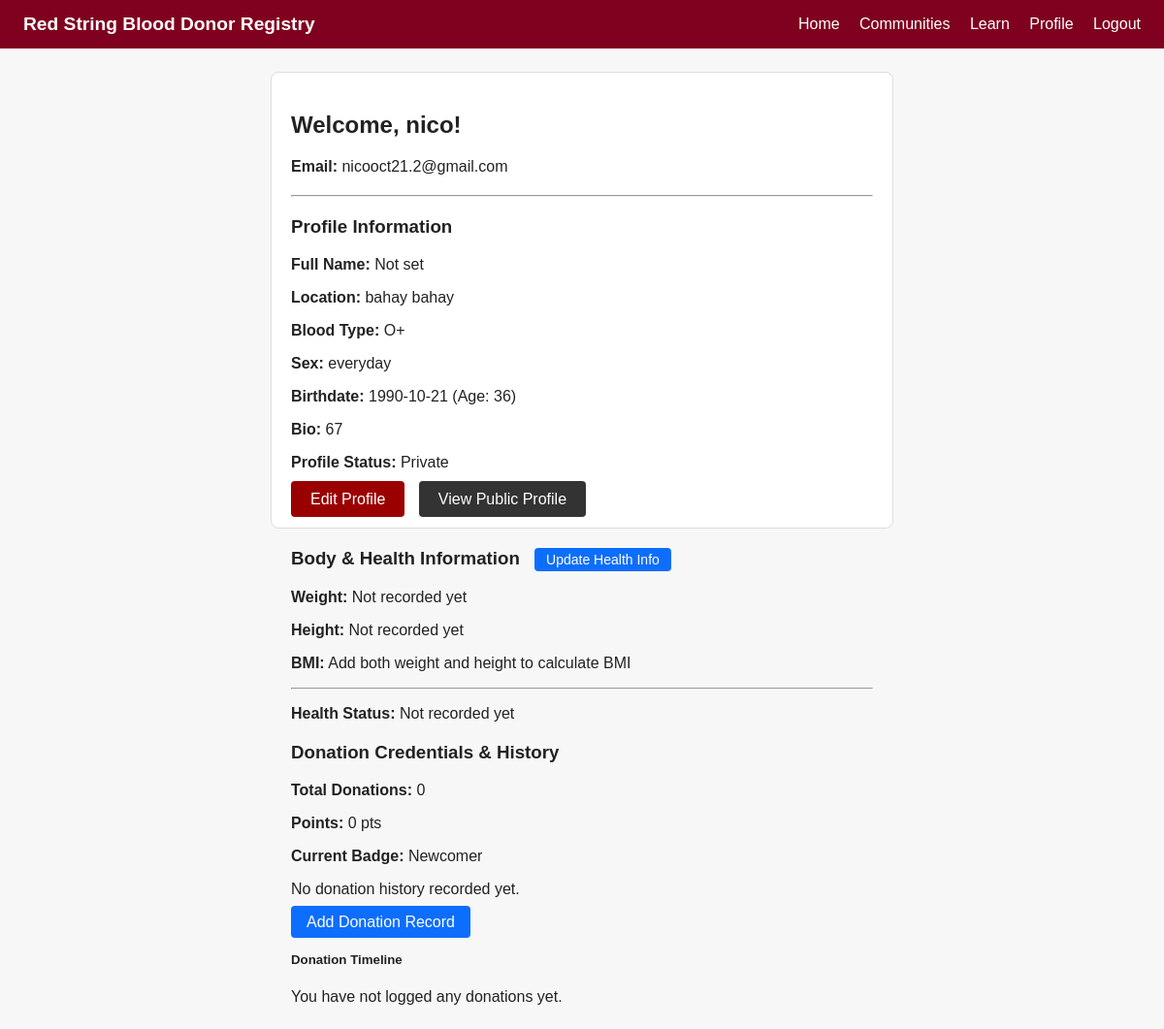
Page /profile (signed in) on the earlier database version.
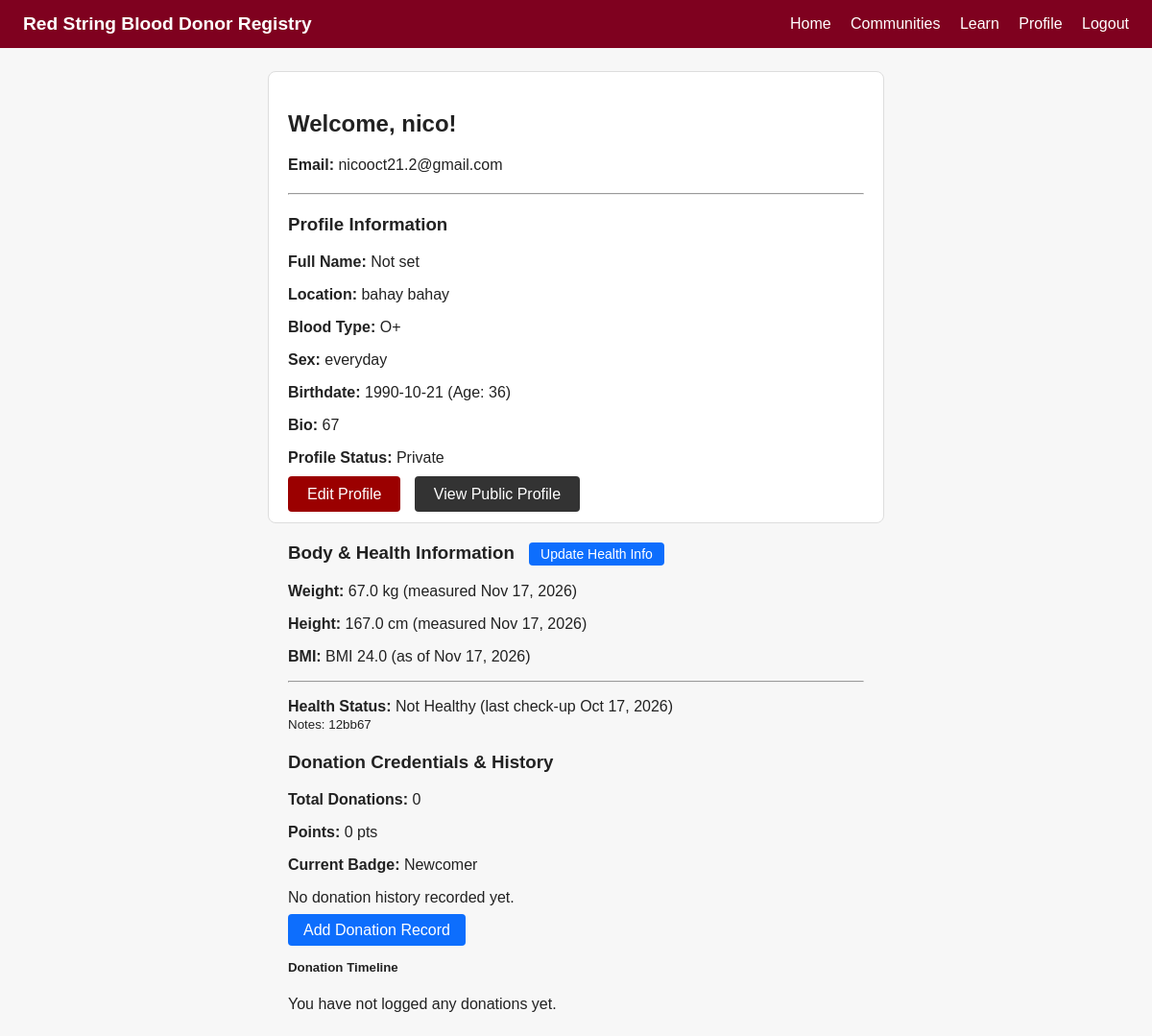
Same page on the later database version.
### models.py (models this page shows)
class User(UserMixin, db.Model):
    id = db.Column(db.Integer, primary_key=True)
    username = db.Column(db.String(50), unique=True, nullable=False)
    email = db.Column(db.String(120), unique=True, nullable=False)
    password_hash = db.Column(db.String(200), nullable=False)
    created_at = db.Column(db.DateTime, default=datetime.utcnow)
    profile = db.relationship("Profile", backref="user", uselist=False, cascade="all, delete-orphan")
    donations = db.relationship("Donation", backref="user", lazy=True)
    measurements = db.relationship("Measurement", backref="user", lazy=True)
    health_statuses = db.relationship("HealthStatus", backref="user", lazy=True)

class Profile(db.Model):
    id = db.Column(db.Integer, primary_key=True)
    user_id = db.Column(db.Integer, db.ForeignKey("user.id"), nullable=False)
    full_name = db.Column(db.String(100))
    location = db.Column(db.String(100))
    sex = db.Column(db.String(20))
    birthdate = db.Column(db.Date)
    blood_type = db.Column(db.String(10))
    bio = db.Column(db.Text)
    picture_filename = db.Column(db.String(255), default="default.jpg")
    is_public = db.Column(db.Boolean, default=True)

class Measurement(db.Model):
    id = db.Column(db.Integer, primary_key=True)
    user_id = db.Column(db.Integer, db.ForeignKey("user.id"), nullable=False)
    type = db.Column(db.String(50), nullable=False)  # weight, height, bmi
    value = db.Column(db.Float, nullable=False)
    date_measured = db.Column(db.Date, nullable=False, default=datetime.utcnow)

class HealthStatus(db.Model):
    id = db.Column(db.Integer, primary_key=True)
    user_id = db.Column(db.Integer, db.ForeignKey("user.id"), nullable=False)
    status = db.Column(db.String(50), nullable=False)  # healthy / not healthy
    notes = db.Column(db.Text)
    date_checked = db.Column(db.Date, nullable=False, default=datetime.utcnow)

### app.py (the view)
@app.route('/profile')
@login_required
def profile():
    uid = current_user.id
    user_profile = Profile.query.filter_by(user_id=uid).first()
    age = calculate_age(user_profile.birthdate) if user_profile and user_profile.birthdate else None
    latest_weight = Measurement.query.filter_by(user_id=uid, type="weight") \
        .order_by(Measurement.date_measured.desc(), Measurement.id.desc()).first()
    latest_height = Measurement.query.filter_by(user_id=uid, type="height") \
        .order_by(Measurement.date_measured.desc(), Measurement.id.desc()).first()
    latest_health = HealthStatus.query.filter_by(user_id=uid) \
        .order_by(HealthStatus.date_checked.desc(), HealthStatus.id.desc()).first()
    bmi = None
    bmi_date = None
    if latest_weight and latest_height and latest_height.value > 0:
        height_m = latest_height.value / 100.0
        bmi = round(latest_weight.value / (height_m ** 2), 1)
        bmi_date = max(latest_weight.date_measured, latest_height.date_measured)
    donations = Donation.query.filter_by(user_id=uid).order_by(Donation.date_donated.desc()).all()
    total_donations = len(donations)
    points = total_donations * 10
    if total_donations >= 10:
        badge = "Champion"
    elif total_donations >= 5:
        badge = "Lifesaver"
    elif total_donations >= 3:
        badge = "Regular"
    elif total_donations >= 1:
        badge = "First Drop"
    else:
        badge = "Newcomer"
    last_donated = donations[0].date_donated if donations else None
    next_eligible = last_donated + timedelta(weeks=8) if last_donated else None
    return render_template(
        'profile.html',
        user=current_user,
        profile=user_profile,
        age=age,
        latest_weight=latest_weight,
        latest_height=latest_height,
        latest_health=latest_health,
        bmi=bmi,
        bmi_date=bmi_date,
        donations=donations,
        total_donations=total_donations,
        points=points,
        badge=badge,
        last_donated=last_donated,
        next_eligible=next_eligible
    )

### app.py (called while the page is built)
@login_manager.user_loader
def load_user(user_id):
    return User.query.get(int(user_id))

def calculate_age(born):
    if not born:
        return None
    today = date.today()
    return today.year - born.year - ((today.month, today.day) < (born.month, born.day))

### templates/profile.html (shortened to what this page needs)
{% extends "base.html" %}
{% block content %}
<div style="max-width: 600px; margin: 20px auto; padding: 20px; border: 1px solid #ddd; border-radius: 8px; background: #fff;">
    <h2>Welcome, {{ current_user.username }}!</h2>
    <p><strong>Email:</strong> {{ current_user.email }}</p>
    <hr style="margin: 20px 0;">
    <h3>Profile Information</h3>
    {% if profile %}
        <p><strong>Full Name:</strong> {{ profile.full_name or 'Not set' }}</p>
        <p><strong>Location:</strong> {{ profile.location or 'Not set' }}</p>
        <p><strong>Blood Type:</strong> {{ profile.blood_type or 'Not set' }}</p>
        <p><strong>Sex:</strong> {{ profile.sex or 'Not set' }}</p>
        <p><strong>Birthdate:</strong> {{ profile.birthdate or 'Not set' }} {% if age %}(Age: {{ age }}){% endif %}</p>
        <p><strong>Bio:</strong> {{ profile.bio or 'No bio added yet.' }}</p>
        <p><strong>Profile Status:</strong> {% if profile.is_public %}Public{% else %}Private{% endif %}</p>
    {% else %}
        <p>You haven't set up your profile details yet.</p>
    {% endif %}
    <div style="margin-top: 20px;">
        <a href="{{ url_for('edit_profile') }}" style="padding: 10px 20px; background: #9b0000; color: white; text-decoration: none; border-radius: 4px;">Edit Profile</a>
        <a href="{{ url_for('public_profile', username=current_user.username) }}" style="margin-left: 10px; padding: 10px 20px; background: #333; color: white; text-decoration: none; border-radius: 4px;">View Public Profile</a>
    </div>
</div>
<div class="card mt-4" style="max-width: 600px; margin: 20px auto;">
  <div class="card-header d-flex justify-content-between align-items-center">
    <h3>Body & Health Information
    <a href="{{ url_for('health_info') }}" style="display: inline-block; padding: 4px 12px; margin-left: 10px; font-size: 14px; font-weight: normal; color: #fff; background-color: #0d6efd; border-radius: 4px; text-decoration: none;">Update Health Info</a>
    </h3>
  </div>
  <div class="card-body">
    <p>
      <strong>Weight:</strong>
      {% if latest_weight %}
        {{ latest_weight.value }} kg (measured {{ latest_weight.date_measured.strftime('%b %d, %Y').replace(' 0', ' ') }})
      {% else %}
        Not recorded yet
      {% endif %}
    </p>
    <p>
      <strong>Height:</strong>
      {% if latest_height %}
        {{ latest_height.value }} cm (measured {{ latest_height.date_measured.strftime('%b %d, %Y').replace(' 0', ' ') }})
      {% else %}
        Not recorded yet
      {% endif %}
    </p>
    <p>
      <strong>BMI:</strong>
      {% if bmi %}
        BMI {{ bmi }} (as of {{ bmi_date.strftime('%b %d, %Y').replace(' 0', ' ') }})
      {% else %}
        Add both weight and height to calculate BMI
      {% endif %}
    </p>
    <hr>
    <p>
      <strong>Health Status:</strong>
      {% if latest_health %}
        <span class="badge {{ 'bg-success' if latest_health.is_healthy else 'bg-warning text-dark' }}">
          {{ 'Healthy' if latest_health.is_healthy else 'Not Healthy' }}
        </span>
        (last check-up {{ latest_health.date_checked.strftime('%b %d, %Y').replace(' 0', ' ') }})
        {% if latest_health.notes %}
          <br><small class="text-muted">Notes: {{ latest_health.notes }}</small>
        {% endif %}
      {% else %}
        Not recorded yet
      {% endif %}
    </p>
  </div>
</div>
<div class="card mt-4" style="max-width: 600px; margin: 20px auto;">
  <div class="card-header">
    <h3>Donation Credentials & History</h3>
  </div>
  <div class="card-body">
    <p><strong>Total Donations:</strong> {{ total_donations }}</p>
    <p><strong>Points:</strong> {{ points }} pts</p>
    <p><strong>Current Badge:</strong> <span class="badge bg-success">{{ badge }}</span></p>
    {% if last_donated %}
        <p><strong>Last Donated:</strong> {{ last_donated.strftime('%b %d, %Y').replace(' 0', ' ') }}</p>
        <p><strong>Next Eligible Date (Guide):</strong> {{ next_eligible.strftime('%b %d, %Y').replace(' 0', ' ') }}</p>
    {% else %}
        <p class="text-muted">No donation history recorded yet.</p>
    {% endif %}
    <div style="margin-top: 15px; margin-bottom: 20px;">
        <a href="{{ url_for('add_donation') }}" class="btn btn-primary btn-sm" style="padding: 8px 16px; background-color: #0d6efd; color: white; text-decoration: none; border-radius: 4px;">Add Donation Record</a>
    </div>
    <h5>Donation Timeline</h5>
    {% if donations %}
        <ul class="list-group">
            {% for d in donations %}
                <li class="list-group-item">
                    <strong>{{ d.date_donated.strftime('%b %d, %Y').replace(' 0', ' ') }}</strong> — {{ d.location }}
                    {% if d.event_name %}({{ d.event_name }}){% endif %}
                    {% if d.community %} | Community: {{ d.community }}{% endif %}
                </li>
            {% endfor %}
        </ul>
    {% else %}
        <p class="text-muted">You have not logged any donations yet.</p>
    {% endif %}
  </div>
</div>
{% endblock %}

### templates/base.html (shortened to what this page needs)
<!DOCTYPE html>
<html lang="en">
<head>
  <link rel="stylesheet" href="{{ url_for('static', filename='css/style.css') }}">
</head>
<body>
  <nav class="navbar">
    <a href="/" class="brand">Red String Blood Donor Registry</a>
    <div class="nav-links">
    <a href="/">Home</a>
    <a href="#">Communities</a>
    <a href="#">Learn</a>
    {% if current_user.is_authenticated %}
        <a href="{{ url_for('profile') }}">Profile</a>
        <a href="{{ url_for('logout') }}">Logout</a>
    {% else %}
        <a href="{{ url_for('login') }}">Login</a>
        <a href="{{ url_for('register') }}">Register</a>
    {% endif %}
</div>
  </nav>
  <main class="container">
    {% block content %}{% endblock %}
  </main>
</body>
</html>

### static/css/style.css (style rules this page uses)
body { font-family: Arial, sans-serif; margin: 0; background: #f7f7f7; color: #222; }
.navbar { background: #7F011F; color: #F5EBD0; padding: 14px 24px; display: flex; justify-content: space-between; align-items: center; }
.navbar a { color: white; text-decoration: none; margin-left: 16px; }
.navbar .brand { font-weight: bold; font-size: 1.2rem; margin-left: 0; }
.container { max-width: 900px; margin: 24px auto; padding: 0 16px; }

Differences in the rows shown:
added Measurement: value "67.0", date_measured "Nov 17, 2026", strftime "Nov 17, 2026"
added Measurement: value "167.0", date_measured "Nov 17, 2026"
added HealthStatus: date_checked "Oct 17, 2026", notes "12bb67"
Other differences:
{{ bmi }}: (not shown) → "24.0"
{{ 'Healthy' if latest_health.is_healthy else 'Not Healthy' }}: (not shown) → "Not Healthy"
text no longer shown: "Not recorded yet Not recorded yet Add both weight and height to calculate BMI Not recorded yet"
text now shown: "kg (measured ) cm (measured ) BMI (as of ) (last check-up ) Notes:"
